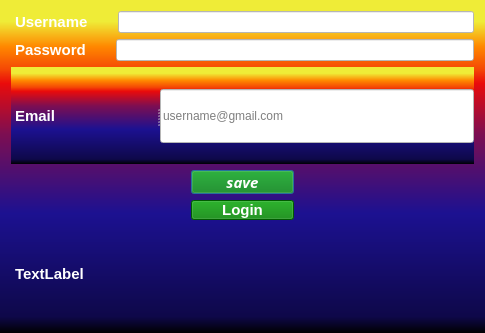
<?xml version="1.0" encoding="UTF-8"?>
<ui version="4.0">
 <class>EmployeeInfo</class>
 <widget class="QDialog" name="EmployeeInfo">
  <property name="geometry">
   <rect>
    <x>0</x>
    <y>0</y>
    <width>485</width>
    <height>333</height>
   </rect>
  </property>
  <property name="windowTitle">
   <string>Dialog</string>
  </property>
  <property name="styleSheet">
   <string notr="true">*{
	background-color: qlineargradient(spread:pad, x1:0, y1:1, x2:0, y2:0, stop:0 rgba(0, 0, 0, 255), stop:0.05 rgba(14, 8, 73, 255), stop:0.36 rgba(28, 17, 145, 255), stop:0.6 rgba(126, 14, 81, 255), stop:0.75 rgba(234, 11, 11, 255), stop:0.79 rgba(244, 70, 5, 255), stop:0.86 rgba(255, 136, 0, 255), stop:0.935 rgba(239, 236, 55, 255));
align-items:center;
}

QLabel{
font-size:15px;
font-weight:600;
color: white;
margin-right:20px;
background-color:transparent;
}

QLineEdit{
background-color:white;
}

QPushButton{
background-color:green;
margin-right:180px;
margin-left:180px;
font-size:15px;
font-weight:500;
margin-bottom:0px;
margin-top:0;
color: white;
}

QPushButton::hover{
background-color:#898989;
margin-right:180px;
margin-left:180px;
font-size:18px;
color: blue;
transition: .3s ease;
}</string>
  </property>
  <layout class="QGridLayout" name="gridLayout">
   <item row="0" column="0">
    <layout class="QVBoxLayout" name="verticalLayout_2">
     <item>
      <layout class="QVBoxLayout" name="verticalLayout">
       <item>
        <layout class="QHBoxLayout" name="horizontalLayout">
         <item>
          <widget class="QLabel" name="label_4">
           <property name="text">
            <string>Username</string>
           </property>
          </widget>
         </item>
         <item>
          <widget class="QLineEdit" name="lineEdit"/>
         </item>
        </layout>
       </item>
       <item>
        <layout class="QHBoxLayout" name="horizontalLayout_2">
         <item>
          <widget class="QLabel" name="label_2">
           <property name="text">
            <string>Password</string>
           </property>
          </widget>
         </item>
         <item>
          <widget class="QLineEdit" name="lineEdit_2"/>
         </item>
        </layout>
       </item>
      </layout>
     </item>
     <item>
      <widget class="QSplitter" name="splitter">
       <property name="orientation">
        <enum>Qt::Horizontal</enum>
       </property>
       <widget class="QLabel" name="label_3">
        <property name="styleSheet">
         <string notr="true">QLabel{
background: transparent;
margin-right: 2px;
}</string>
        </property>
        <property name="text">
         <string>Email</string>
        </property>
       </widget>
       <widget class="QLineEdit" name="lineEdit_email">
        <property name="styleSheet">
         <string notr="true">margin-top:22px;
margin-bottom:21px;
</string>
        </property>
        <property name="text">
         <string/>
        </property>
        <property name="placeholderText">
         <string>username@gmail.com</string>
        </property>
       </widget>
      </widget>
     </item>
    </layout>
   </item>
   <item row="1" column="0">
    <layout class="QVBoxLayout" name="verticalLayout_3">
     <item>
      <widget class="QPushButton" name="pushButton">
       <property name="font">
        <font>
         <family>Sans</family>
         <pointsize>-1</pointsize>
         <weight>62</weight>
         <italic>true</italic>
         <bold>true</bold>
        </font>
       </property>
       <property name="text">
        <string>save</string>
       </property>
      </widget>
     </item>
     <item>
      <widget class="QPushButton" name="pushButton_2">
       <property name="text">
        <string>Login</string>
       </property>
      </widget>
     </item>
     <item>
      <widget class="QLabel" name="label">
       <property name="text">
        <string>TextLabel</string>
       </property>
      </widget>
     </item>
    </layout>
   </item>
  </layout>
 </widget>
 <resources/>
 <connections/>
</ui>
